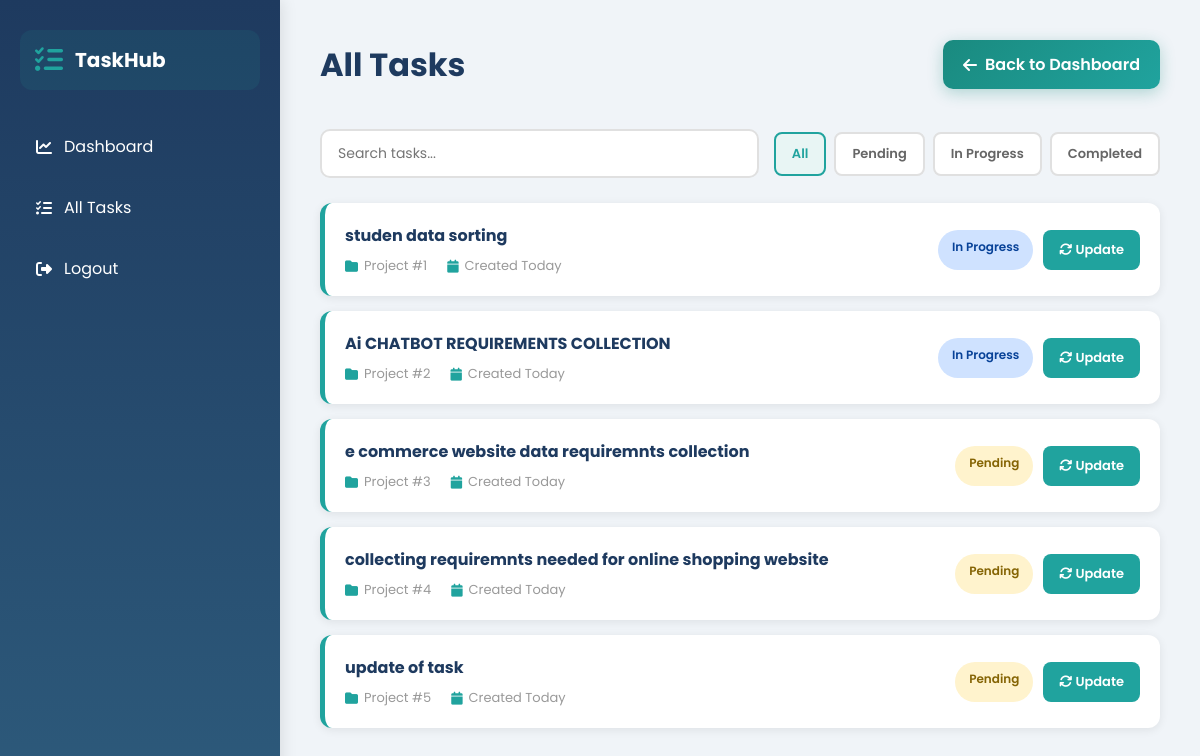
The page /tasks (signed in) on the database its author committed.
### models.py (models this page shows)
class Task(db.Model):
    id = db.Column(db.Integer, primary_key=True)
    title = db.Column(db.String(100))
    description = db.Column(db.String(200))
    status = db.Column(db.String(20), default="Pending")
    project_id = db.Column(db.Integer, db.ForeignKey('project.id'))
    assigned_to = db.Column(db.Integer, db.ForeignKey('user.id'))

### app.py (the view)
@app.route("/tasks")
def tasks_page():
    if 'user_id' not in session:
        return redirect("/login")
    tasks = Task.query.all()
    return render_template("tasks.html", tasks=tasks)

### templates/tasks.html (shortened to what this page needs)
<!DOCTYPE html>
<html>
<head>
    <link rel="stylesheet" href="https://cdnjs.cloudflare.com/ajax/libs/font-awesome/6.5.0/css/all.min.css">
</head>
<body>
<div class="sidebar">
    <div class="sidebar-header">
        <i class="fas fa-tasks"></i>
        <h2>TaskHub</h2>
    </div>
    <a href="/dashboard"><i class="fas fa-chart-line"></i> Dashboard</a>
    <a href="/tasks"><i class="fas fa-list-check"></i> All Tasks</a>
    <a href="/logout"><i class="fas fa-sign-out-alt"></i> Logout</a>
</div>
<div class="main">
    <div class="header">
        <h1>All Tasks</h1>
        <a href="/dashboard" class="btn btn-primary">
            <i class="fas fa-arrow-left"></i> Back to Dashboard
        </a>
    </div>
    <div class="controls">
        <div class="search-box">
            <input type="text" id="searchInput" placeholder="Search tasks..." onkeyup="searchTasks()">
        </div>
        <div class="filter-group">
            <button class="filter-btn active" onclick="filterByStatus('all')">All</button>
            <button class="filter-btn" onclick="filterByStatus('Pending')">Pending</button>
            <button class="filter-btn" onclick="filterByStatus('In Progress')">In Progress</button>
            <button class="filter-btn" onclick="filterByStatus('Completed')">Completed</button>
        </div>
    </div>
    {% if tasks %}
        <div class="tasks-container" id="tasksContainer">
            {% for task in tasks %}
                <div class="task-card" data-status="{{ task.status }}" data-title="{{ task.title.lower() }}">
                    <div class="task-info">
                        <div class="task-title">{{ task.title }}</div>
                        <div class="task-meta">
                            <span class="meta-item"><i class="fas fa-folder"></i> Project #{{ task.project_id }}</span>
                            <span class="meta-item"><i class="fas fa-calendar"></i> Created Today</span>
                        </div>
                    </div>
                    <div class="task-actions">
                        <span class="status status-{{ task.status.lower().replace(' ', '-') }}">{{ task.status }}</span>
                        <button class="action-btn" onclick="toggleTask({{ task.id }})"><i class="fas fa-sync"></i> Update</button>
                    </div>
                </div>
            {% endfor %}
        </div>
    {% else %}
        <div class="empty-state">
            <i class="fas fa-inbox"></i>
            <p>No tasks found</p>
        </div>
    {% endif %}
</div>
</body>
</html>

### templates/tasks.html (style rules this page uses)
* { margin: 0; padding: 0; box-sizing: border-box; font-family: 'Poppins', sans-serif; }
body { min-height: 100vh; background: #f0f4f8; display: flex; }
.sidebar { width: 280px; background: linear-gradient(180deg, #1e3a5f 0%, #2d5a7b 100%); color: white; padding: 30px 20px; box-shadow: 2px 0 15px rgba(0, 0, 0, 0.1); position: fixed; height: 100vh; overflow-y: auto; }
.sidebar-header { display: flex; align-items: center; gap: 12px; margin-bottom: 30px; padding: 15px; background: rgba(32, 163, 158, 0.1); border-radius: 12px; }
.sidebar-header i { font-size: 28px; color: #20a39e; }
.sidebar-header h2 { font-size: 20px; font-weight: 700; }
.sidebar a { display: flex; align-items: center; gap: 12px; padding: 14px 16px; margin: 8px 0; color: white; text-decoration: none; border-radius: 10px; transition: 0.3s; }
.main { flex: 1; margin-left: 280px; padding: 40px; overflow-y: auto; }
.header { display: flex; justify-content: space-between; align-items: center; margin-bottom: 40px; flex-wrap: wrap; gap: 20px; }
.header h1 { font-size: 32px; color: #1e3a5f; font-weight: 700; }
.btn { padding: 12px 20px; border: none; border-radius: 10px; cursor: pointer; font-weight: 600; transition: 0.3s; display: flex; align-items: center; gap: 8px; text-decoration: none; }
.btn-primary { background: linear-gradient(135deg, #1a8a7f 0%, #20a39e 100%); color: white; box-shadow: 0 4px 15px rgba(26, 138, 127, 0.3); }
.controls { display: flex; gap: 15px; margin-bottom: 25px; flex-wrap: wrap; align-items: center; }
.search-box { flex: 1; min-width: 250px; display: flex; gap: 10px; }
.search-box input { flex: 1; padding: 12px 16px; border: 2px solid #e0e0e0; border-radius: 10px; outline: none; font-size: 14px; }
.filter-group { display: flex; gap: 8px; }
.filter-btn { padding: 10px 16px; border: 2px solid #e0e0e0; background: white; border-radius: 8px; cursor: pointer; transition: 0.3s; font-weight: 600; color: #666; font-size: 13px; }
.filter-btn:hover, .filter-btn.active { border-color: #20a39e; background: #e8f5f4; color: #20a39e; }
.tasks-container { display: grid; gap: 15px; }
.task-card { background: white; padding: 20px; border-radius: 12px; box-shadow: 0 2px 10px rgba(0, 0, 0, 0.08); border-left: 5px solid #20a39e; transition: 0.3s; display: flex; justify-content: space-between; align-items: center; flex-wrap: wrap; gap: 15px; }
.task-info { flex: 1; min-width: 300px; }
.task-title { font-size: 16px; font-weight: 700; color: #1e3a5f; margin-bottom: 8px; }
.task-meta { display: flex; gap: 20px; font-size: 13px; color: #999; flex-wrap: wrap; }
.meta-item { display: flex; align-items: center; gap: 6px; }
.meta-item i { color: #20a39e; }
.status { padding: 8px 14px; border-radius: 20px; font-size: 12px; font-weight: 600; display: inline-block; }
.status-pending { background: #fff3cd; color: #856404; }
.status-in-progress { background: #cfe2ff; color: #084298; }
.task-actions { display: flex; gap: 10px; }
.action-btn { padding: 10px 16px; background: #20a39e; color: white; border: none; border-radius: 8px; cursor: pointer; font-size: 13px; font-weight: 600; transition: 0.3s; }

### rows shown on the page
Task: title "studen data sorting", project_id "1", status "In Progress"
Task: title "Ai CHATBOT REQUIREMENTS COLLECTION", project_id "2", status "In Progress"
Task: title "e commerce website data requiremnts collection", project_id "3", status "Pending"
Task: title "collecting requiremnts needed for online shopping website", project_id "4", status "Pending"
Task: title "update of task", project_id "5", status "Pending"
